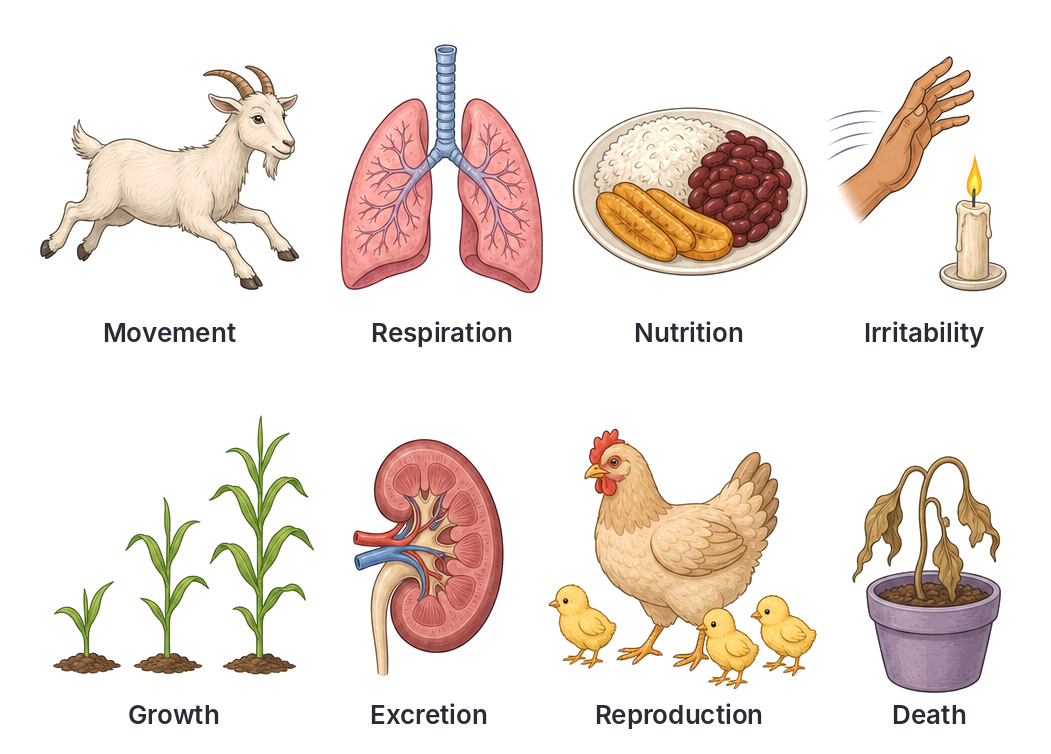
#> input picture biology/images/A1-characteristics-of-living-things.png, 1051 x 754 px
$ python -i cleanup_checks.py   (imports and definitions only)
#> lines starting #> are read from the running program, lines starting #| are printed output that depends on the picture
### tools/common.py
"""Shared paths and helpers for the image tools.

Working files (raw unlabelled images, the cost log, previews) go in a work
directory that is NOT committed: $IMAGE_WORK_DIR if set, otherwise
<repo>/.image-work/ (listed in .gitignore).
"""
import os
from PIL import ImageFont

REPO = os.path.dirname(os.path.dirname(os.path.abspath(__file__)))
WORK = os.environ.get("IMAGE_WORK_DIR") or os.path.join(REPO, ".image-work")
RAW = os.path.join(WORK, "raw")
PREVIEW = os.path.join(WORK, "preview")
COST_LOG = os.path.join(WORK, "costs.jsonl")

for d in (RAW, PREVIEW):
    os.makedirs(d, exist_ok=True)

# Label font: Inter if installed, else DejaVu Sans, else Pillow's built-in font.
_FONT_CANDIDATES = {
    "medium": ["/usr/share/fonts/opentype/inter/Inter-Medium.otf",
               "/usr/share/fonts/truetype/dejavu/DejaVuSans.ttf"],
    "semibold": ["/usr/share/fonts/opentype/inter/Inter-SemiBold.otf",
                 "/usr/share/fonts/truetype/dejavu/DejaVuSans-Bold.ttf"],
}


# [5 lines left out: function font, not called in this run]

### tools/cleanup_checks.py
#!/usr/bin/env python3
"""Vision checks used in the image cleanup pass (Gemini Flash).

  python tools/cleanup_checks.py scars   [--only NAME ...]   leftover leader-line marks in the recovered Biology pictures
  python tools/cleanup_checks.py changed NAME [NAME ...]     re-check finished images: raw markup, overlapping text, wrong labels

Results: .image-work/scars.json / .image-work/changed.json
"""
import argparse, glob, io, json, os, sys, base64
from concurrent.futures import ThreadPoolExecutor
HERE = os.path.dirname(os.path.abspath(__file__)); sys.path.insert(0, HERE)
import make_images as m
from PIL import Image, ImageChops
from common import RAW, WORK, REPO

SC = {"type": "OBJECT", "properties": {"marks": {"type": "ARRAY", "items": {"type": "OBJECT", "properties": {
      "kind": {"type": "STRING", "enum": ["leftover_line", "leftover_dot_or_ring", "white_scar", "smudge"]},
      "x0": {"type": "INTEGER"}, "y0": {"type": "INTEGER"}, "x1": {"type": "INTEGER"}, "y1": {"type": "INTEGER"}, "why": {"type": "STRING"}},
      "required": ["kind", "x0", "y0", "x1", "y1", "why"]}}}, "required": ["marks"]}
CH = {"type": "OBJECT", "properties": {"ok": {"type": "BOOLEAN"}, "problems": {"type": "ARRAY", "items": {"type": "STRING"}}}, "required": ["ok", "problems"]}


def tiles(path):
    im = Image.open(path).convert("RGB")
#> im is the input picture: PIL image 1051x754 RGB; mean R, G, B 238.8, 228.9, 222.8
    bb = ImageChops.difference(im, Image.new("RGB", im.size, (255, 255, 255))).convert("L").point(lambda p: 255 if p > 18 else 0).getbbox()
#> bb = (40, 44, 1007, 729)
    im = im.crop(bb)
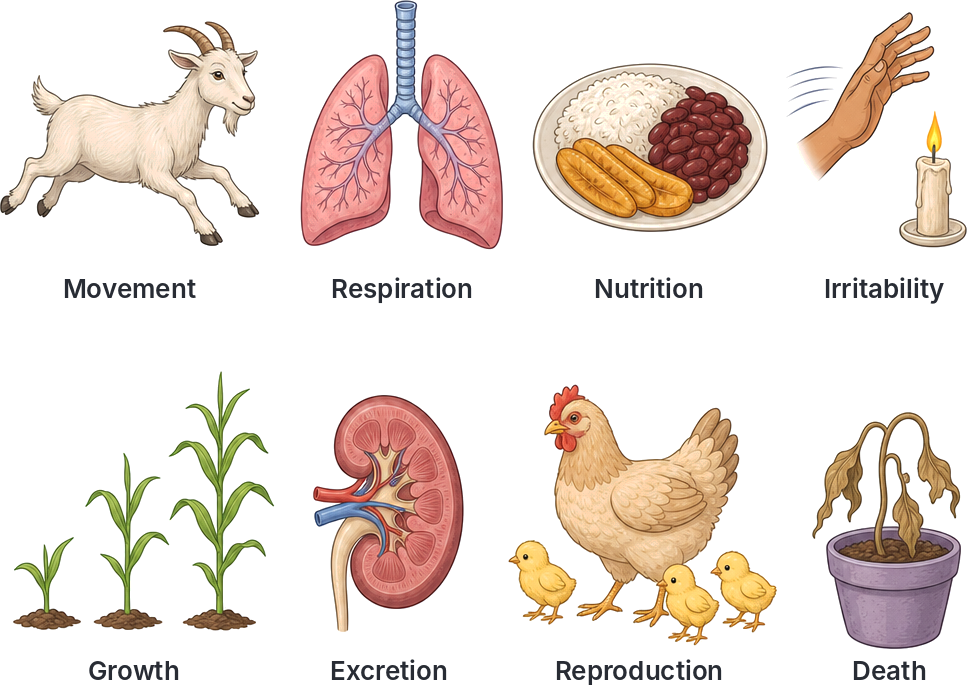
#> im: PIL image 967x685 RGB; mean R, G, B 235.7, 223.8, 216.5
    w, h = im.size; out = []
#> after `w, h = im.size`: w = 967; h = 685
    nx, ny = (2 if w > 520 else 1), (2 if h > 520 else 1)
#> nx = 2; ny = 2
    tw, th = w / nx, h / ny
#> tw = 483.5; th = 342.5
    for j in range(ny):
        for i in range(nx):
            box = (int(max(0, i * tw - 30)), int(max(0, j * th - 30)), int(min(w, (i + 1) * tw + 30)), int(min(h, (j + 1) * th + 30)))
            t = im.crop(box); s = 1000 / max(t.size); t = t.resize((int(t.width * s), int(t.height * s)), Image.LANCZOS)
            out.append((bb[0] + box[0], bb[1] + box[1], box[2] - box[0], box[3] - box[1], s, t))
#> after the loop, out = 4 items
    return out


# [49 lines left out: functions scars, changed, main, not called in this run]


# [2 lines not run here, left out]

>>> result = tiles('../biology/images/A1-characteristics-of-living-things.png')
#> result = 4 items
